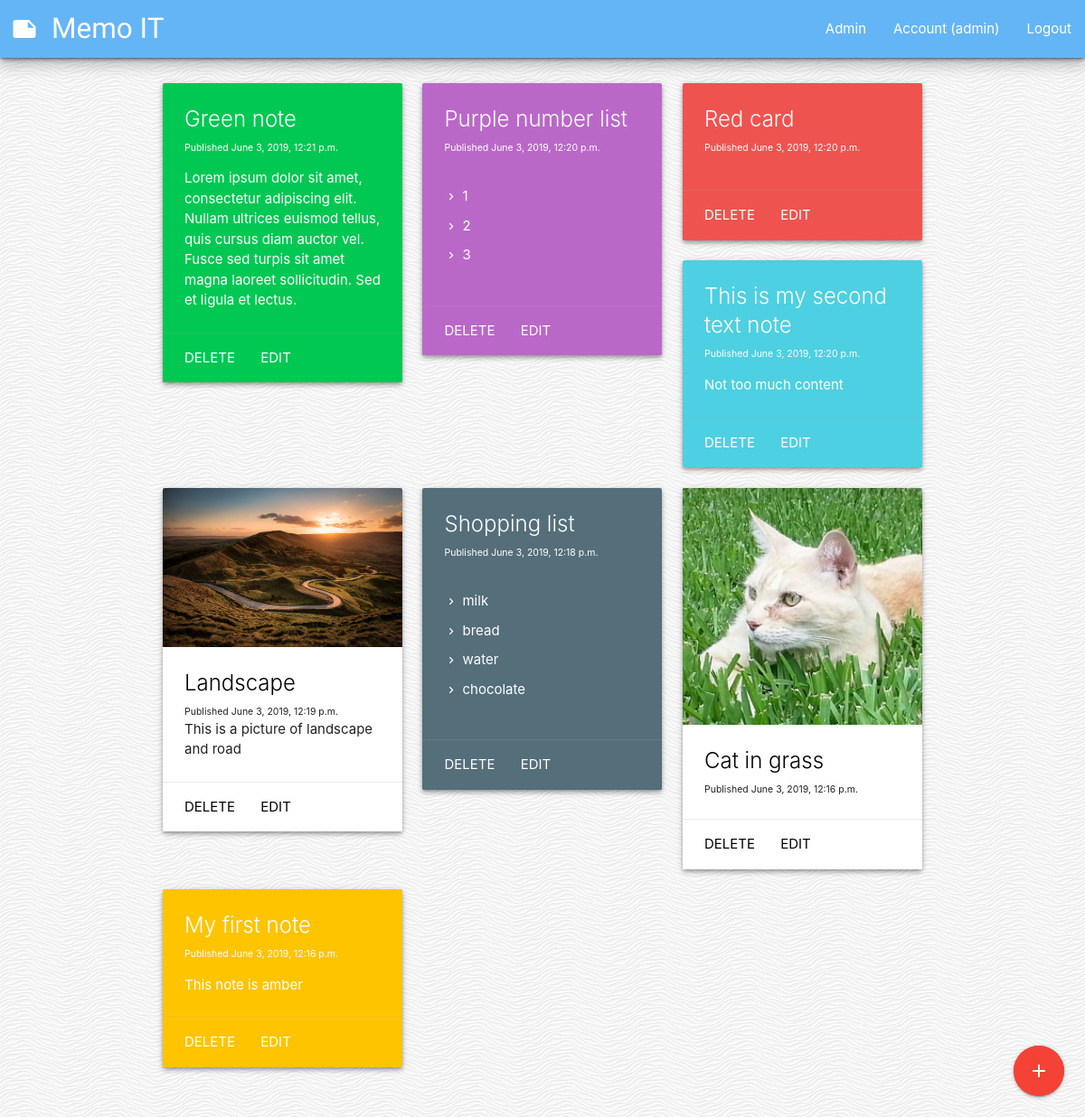
Page /home (signed in) on the committed database.
### main/models.py (models this page shows, shortened)
class Note(models.Model):
    type = models.IntegerField(default=1, editable=False)
    id = models.UUIDField(primary_key=True, default=uuid.uuid4, editable=False)
    title = models.CharField(max_length=100, default="Default title")
    published = models.DateTimeField('date published', default=datetime.now())
    author = models.ForeignKey(User, on_delete=models.CASCADE, default=1)
    content = models.CharField(max_length=3000, blank=True)
    theme = models.IntegerField(default=1, choices=THEMES)
    class Meta:
        verbose_name_plural = "Notes"

class NoteList(models.Model):
    type = models.IntegerField(default=2, editable=False)
    id = models.UUIDField(primary_key=True, default=uuid.uuid4, editable=False)
    title = models.CharField(max_length=100, default="Default title")
    published = models.DateTimeField('date published', default=datetime.now())
    author = models.ForeignKey(User, on_delete=models.CASCADE, default=1)
    content = models.TextField(blank=True)  # json parser to list
    theme = models.IntegerField(default=1, choices=THEMES)
    class Meta:
        verbose_name_plural = "Notes (list)"

class NotePicture(models.Model):
    type = models.IntegerField(default=3, editable=False)
    id = models.UUIDField(primary_key=True, default=uuid.uuid4, editable=False)
    title = models.CharField(max_length=100, default="Default title")
    published = models.DateTimeField('date published', default=datetime.now())
    author = models.ForeignKey(User, on_delete=models.CASCADE, default=1)
    content = models.CharField(max_length=3000, blank=True)
    picture = models.ImageField(upload_to=upload_path_handler, default='main/media/pics_uploaded/none.png', blank=True)
    class Meta:
        verbose_name_plural = "Notes (picture)"

### main/views.py (the view)
# urls.py: path('home', views.homepage, name='homepage'),
def homepage(request):
    if request.user.is_authenticated:
        notes = [x for x in Note.objects.all() if x.author.username == request.user.username]
        notes_list = [x for x in NoteList.objects.all() if x.author.username == request.user.username]
        list_items = {}
        for item in notes_list:
            list_items[item.id] = item.content.split('|')
        notes_picture = [x for x in NotePicture.objects.all() if x.author.username == request.user.username]
        notes_all = [*notes, *notes_list, *notes_picture]
        notes_all.sort(key=lambda x: x.published, reverse=True)
        if len(notes_all) == 0:
            messages.info(request, 'You don\'t have any notes, create one!')
        return render(request, 'main/home.html', context={'NotesAll': notes_all,
                                                          'list_items': list_items})
    else:
        messages.info(request, 'You need to log in to access your memos')
        return redirect('main:login')

### main/templates/main/home.html (shortened to what this page needs)
{% extends "main/header.html" %}
{% block content %}
<div class="row">
    {% for note in NotesAll %}
        <div class="col s12 m6 l4 card-hover ">
        {% if note.type == 1 or note.type == 2 %}
            {% if note.theme == 1 %}
                <div class="card  blue-grey darken-1 z-depth-2">
            {% elif note.theme == 2 %}
                <div class="card  cyan lighten-2 z-depth-2">
            {% elif note.theme == 3 %}
                <div class="card  green accent-4 z-depth-2">
            {% elif note.theme == 4 %}
                <div class="card  amber accent-3 z-depth-2">
            {% elif note.theme == 5 %}
                <div class="card  purple lighten-2 z-depth-2">
            {% elif note.theme == 6 %}
                <div class="card  red lighten-1 z-depth-2">
            {% endif %}
            <div class="card-content white-text">
                <span class="card-title">{{ note.title }}</span>
                <p style="font-size:70%">Published {{ note.published }}</p>
                    {% if note.type == 2 %}
                        <p style="padding-top: 15px; word-wrap: break-word;">
                            <ul>
                                {% for key, value in list_items.items %}
                                    {% if key == note.id %}
                                        {% for list_item in value %}
                                            <li class="to-do-item valign-wrapper">
                                                <i class="material-icons" style="font-size: 15px;">chevron_right</i>
                                                <span class="list-item-text">{{ list_item }}</span>
                                            </li>
                                        {% endfor %}
                                    {% endif %}
                                {% endfor %}
                            </ul>
                        </p>
                    {% else %}
                        <p style="padding-top: 15px; word-wrap: break-word;">{{ note.content }}</p>
                    {% endif %}
            </div>
                <div class="card-action">
                    <a class='modal-trigger white-text' href='#modal'>Delete</a>
                    <a class="white-text" href="/update/home/{{ note.type }}/{{ note.id }}">Edit</a>
                </div>
        </div>
        </div>
        {% else %}
        <div class="card  z-depth-2">
            <div class="card-image">
                <img src="{{ note.picture.url }}" alt="no picture">
            </div>
            <div class="card-content">
                <span class="card-title black-text">{{ note.title }}</span>
                <p style="font-size:70%">Published {{ note.published }}</p>
                <p>{{ note.content }}</p>
            </div>
            <div class="card-action">
                <a class='modal-trigger black-text' href='#modal'>Delete</a>
                <a class="black-text" href="/update/home/{{ note.type }}/{{ note.id }}">Edit</a>
            </div>
        </div>
    </div>
        {% endif %}
    {% endfor %}
</div>
    <div class="fixed-action-btn">
        <a id="pulse-button" class="waves-effect waves-light btn-floating btn-large red pulse">
            <i class="large material-icons">add</i>
        </a>
    </div>
{% endblock %}

### main/templates/main/header.html (shortened to what this page needs)
<head>
    {% load static %}
    {% load staticfiles %}
    <link href="{% static 'main/css/style.css' %}" rel="stylesheet">
    <link rel="stylesheet" href="https://cdnjs.cloudflare.com/ajax/libs/materialize/1.0.0/css/materialize.min.css">
</head>
<body>
{% include "main/includes/navbar.html" %}
<main>
    <div class="container col s12">
        {% block content %}
        {% endblock %}
    </div>
</main>
</body>

### main/templates/main/includes/navbar.html (shortened to what this page needs)
<nav>
    <div class="nav-wrapper blue lighten-2 z-depth-3">
        {% if user.is_authenticated %}
            <a href="/home" class="brand-logo" style="padding-left: 1%"><i class="material-icons"
                                                                           style="font-size: 30px">note</i><font
                    style="font-family: 'Indie Flower', cursive;">Memo IT</font></a>
        {% else %}
            <a href="/" class="brand-logo" style="padding-left: 1%"><i class="material-icons" style="font-size: 30px">note</i><font
                    style="font-family: 'Indie Flower', cursive;">Memo IT </font></a>
        {% endif %}
        {% if user.is_authenticated %}
            <ul id="nav-mobile" class="right hide-on-med-and-down">
                {% if user.is_superuser %}
                    <li><a href="/secure_admin_changed">Admin</a></li>
                {% endif %}
                <li><a href="/account">Account ({{ user.username }})</a></li>
                <li><a href="/logout">Logout</a></li>
            </ul>
        {% endif %}
    </div>
</nav>

### main/static/main/css/style.css (style rules this page uses)
.card-content { -webkit-overflow-scrolling: touch; -ms-overflow-style: -ms-autohiding-scrollbar; }
.container { padding-top: 20px; padding-bottom: 20px; }
.card-hover { transition: all .2s ease-in-out; position: relative; z-index: 1; }
.card-image { width:inherit; }
body { display: flex; min-height: 100vh; flex-direction: column; }
main { flex: 1 0 auto; }
.to-do-item { overflow: hidden; min-width: 100%; padding-top: 5px; padding-bottom: 5px; }
.list-item-text { width: 80% !important; word-wrap: break-word; padding-right: 15px; padding-left: 5px; }

### rows in the picture
Note: title "Green note", published "June 3, 2019, 12:21 p.m.", content "Lorem ipsum dolor sit amet, consectetur adipiscing elit. Nullam ultrices euismod tellus, quis cursus diam auctor vel. Fusce sed turpis sit amet magna laoreet sollicitudin. Sed et ligula et lectus."
NoteList: title "Purple number list", published "June 3, 2019, 12:20 p.m.", type 2 (drawn), value "1" "2" "3"
Note: title "Red card", published "June 3, 2019, 12:20 p.m."
Note: title "This is my second text note", published "June 3, 2019, 12:20 p.m.", content "Not too much content"
NotePicture: picture (picture), title "Landscape", published "June 3, 2019, 12:19 p.m.", content "This is a picture of landscape and road"
NoteList: title "Shopping list", published "June 3, 2019, 12:18 p.m.", type 2 (drawn), value "milk" "bread" "water" "chocolate"
NotePicture: picture (picture), title "Cat in grass", published "June 3, 2019, 12:16 p.m."
Note: title "My first note", published "June 3, 2019, 12:16 p.m.", content "This note is amber"

### other values in the picture
{{ user.username }} "admin"
